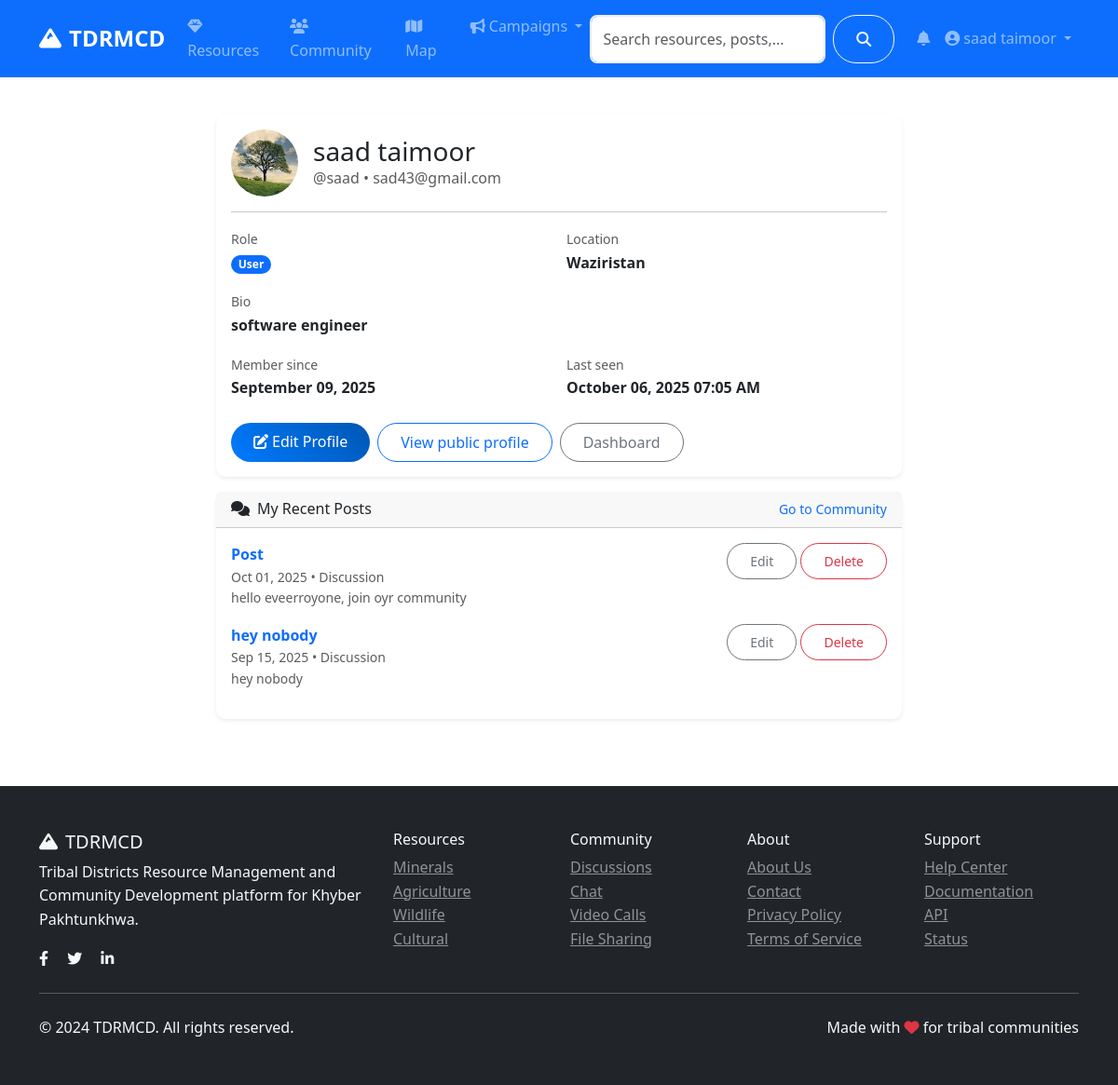
Before: /auth/profile (signed in) with the older database file.
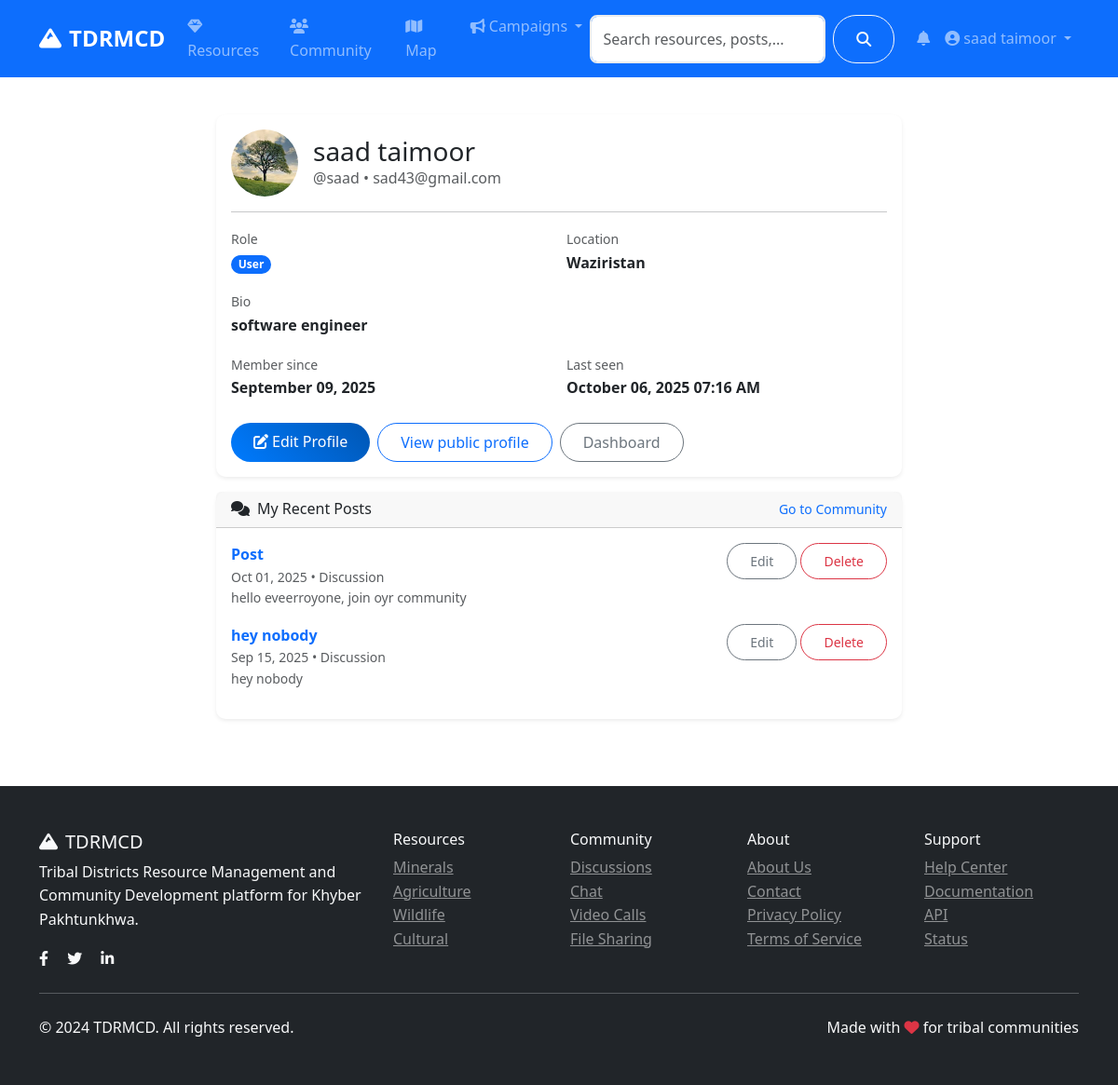
After: the same page with the newer database file.
### models.py (models this page shows, shortened)
class User(UserMixin, db.Model):
    id = db.Column(db.Integer, primary_key=True)
    username = db.Column(db.String(80), unique=True, nullable=False)
    email = db.Column(db.String(120), unique=True, nullable=False)
    password_hash = db.Column(db.String(120), nullable=False)
    first_name = db.Column(db.String(50), nullable=False)
    last_name = db.Column(db.String(50), nullable=False)
    role = db.Column(db.String(20), default='user')  # user, admin, researcher
    location = db.Column(db.String(100))
    bio = db.Column(db.Text)
    avatar = db.Column(db.String(200), default='default.jpg')
    is_active = db.Column(db.Boolean, default=True)
    created_at = db.Column(db.DateTime, default=datetime.utcnow)
    last_seen = db.Column(db.DateTime, default=datetime.utcnow)
    resources = db.relationship('Resource', backref='author', lazy='dynamic')
    posts = db.relationship('CommunityPost', backref='author', lazy='dynamic')
    chat_messages = db.relationship('ChatMessage', backref='sender', lazy='dynamic')
    file_submissions = db.relationship(
        'FileSubmission',
        foreign_keys='FileSubmission.submitter_id',
        backref='submitter',
        lazy='dynamic'
    )
    reviewed_submissions = db.relationship(
        'FileSubmission',
        foreign_keys='FileSubmission.reviewed_by',
        backref='reviewer_user',
        lazy='dynamic'
    )
    notifications = db.relationship('Notification', backref='user', lazy='dynamic')
    following = db.relationship('Follow', foreign_keys='Follow.follower_id', backref='follower', lazy='dynamic')
    followers = db.relationship('Follow', foreign_keys='Follow.followed_id', backref='followed', lazy='dynamic')
    def get_full_name(self):
        return f"{self.first_name} {self.last_name}"
    def is_admin(self):
        return self.role == 'admin'

### routes/auth.py (the view)
@auth_bp.route('/profile')
@login_required
def profile():
    posts = CommunityPost.query.filter_by(author_id=current_user.id).order_by(desc(CommunityPost.created_at)).limit(10).all()
    return render_template('auth/profile.html', user=current_user, posts=posts)

### app.py (called while the page is built)
@login_manager.user_loader
def load_user(user_id):
    return User.query.get(int(user_id))

### templates/auth/profile.html (shortened to what the changed rows need)
{% extends "base.html" %}
{% block content %}
<div class="container py-4">
    <div class="row justify-content-center">
        <div class="col-lg-8">
            <div class="card shadow-sm">
                <div class="card-body">
                    <div class="d-flex align-items-center mb-3">
                        <div class="me-3">
                            {% if user.avatar and user.avatar != 'default.jpg' %}
                            <img src="{{ url_for('serve_uploaded_file', subdir='avatars', filename=user.avatar) }}" alt="Avatar" class="rounded-circle" style="width:72px;height:72px;object-fit:cover;">
                            {% else %}
                            <div class="avatar" style="width:72px;height:72px;font-size:1.25rem;">{{ user.first_name[0] }}{{ user.last_name[0] }}</div>
                            {% endif %}
                        </div>
                        <div>
                            <h3 class="mb-0">{{ user.get_full_name() }}</h3>
                            <div class="text-muted">@{{ user.username }} • {{ user.email }}</div>
                        </div>
                    </div>
                    <div class="row g-3">
                        <div class="col-md-6">
                            <div class="fw-semibold"><span class="badge bg-primary">{{ user.role.title() }}</span></div>
                        </div>
                        <div class="col-md-6">
                            <label class="text-muted small">Location</label>
                            <div class="fw-semibold">{{ user.location or '—' }}</div>
                        </div>
                        <div class="col-12">
                            <label class="text-muted small">Bio</label>
                            <div class="fw-semibold">{{ user.bio or 'No bio yet.' }}</div>
                        </div>
                        <div class="col-md-6">
                            <label class="text-muted small">Member since</label>
                            <div class="fw-semibold">{{ user.created_at.strftime('%B %d, %Y') }}</div>
                        </div>
                        <div class="col-md-6">
                            <label class="text-muted small">Last seen</label>
                            <div class="fw-semibold">{{ user.last_seen.strftime('%B %d, %Y %I:%M %p') }}</div>
                        </div>
                    </div>
                </div>
            </div>
        </div>
    </div>
</div>
{% endblock %}

### templates/base.html (shortened to what the changed rows need)
<!DOCTYPE html>
<html lang="en">
<head>
    <link href="https://cdn.jsdelivr.net/npm/bootstrap@5.3.0/dist/css/bootstrap.min.css" rel="stylesheet">
    <link rel="stylesheet" href="https://cdnjs.cloudflare.com/ajax/libs/font-awesome/6.4.0/css/all.min.css">
    <link rel="stylesheet" href="https://unpkg.com/leaflet@1.9.4/dist/leaflet.css">
    <link rel="stylesheet" href="{{ url_for('static', filename='css/style.css') }}">
</head>
<body>
    <nav class="navbar navbar-expand-lg navbar-dark bg-primary sticky-top">
        <div class="container">
            <div class="collapse navbar-collapse" id="navbarNav">
                <ul class="navbar-nav">
                    {% if current_user.is_authenticated %}
                        <li class="nav-item dropdown">
                            <a class="nav-link" href="#" role="button" data-bs-toggle="dropdown" aria-expanded="false">
                                <span class="position-relative">
                                    <i class="fas fa-bell"></i>
                                </span>
                            </a>
                        </li>
                        <li class="nav-item dropdown">
                            <a class="nav-link dropdown-toggle" href="#" role="button" data-bs-toggle="dropdown">
                                <i class="fas fa-user-circle me-1"></i>{{ current_user.get_full_name() }}
                            </a>
                        </li>
                    {% endif %}
                </ul>
            </div>
        </div>
    </nav>
    <main>
        {% block content %}{% endblock %}
    </main>
</body>
</html>

Changed rows visible on the page:
changed User "saad taimoor": last_seen "October 06, 2025 07:05 AM" → "October 06, 2025 07:16 AM"
